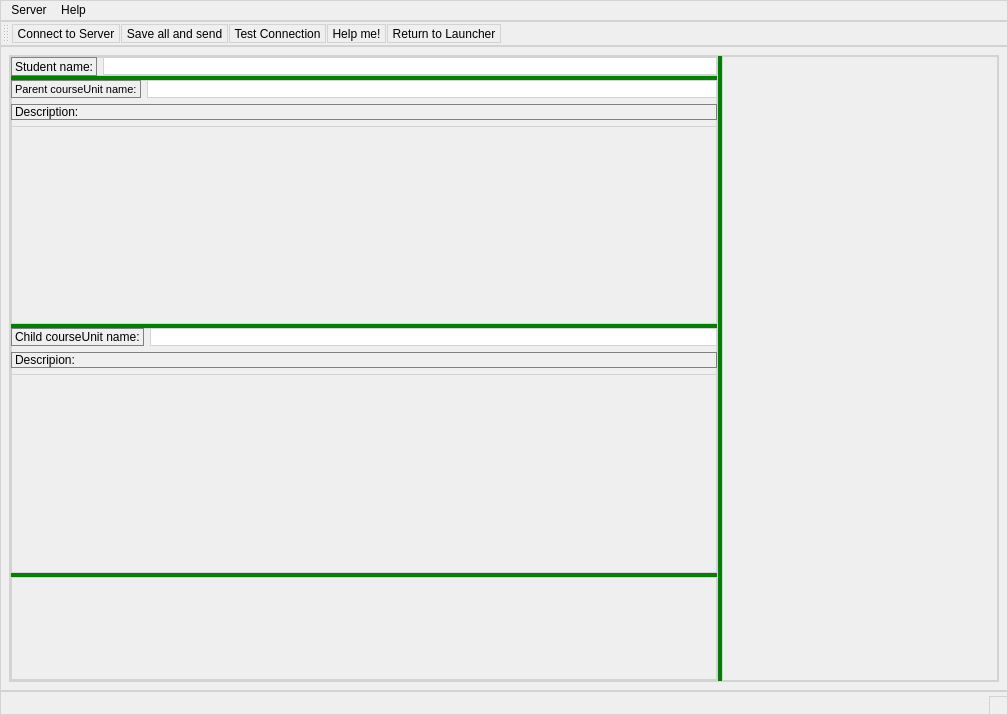
<?xml version="1.0" encoding="UTF-8"?>
<ui version="4.0">
 <class>StudentClient</class>
 <widget class="QMainWindow" name="StudentClient">
  <property name="geometry">
   <rect>
    <x>0</x>
    <y>0</y>
    <width>1008</width>
    <height>715</height>
   </rect>
  </property>
  <property name="windowTitle">
   <string>Student Client</string>
  </property>
  <property name="styleSheet">
   <string notr="true">
QPushButton:pressed {color:red}

QWidget { border: 1px solid lightgray}

QLabel {border: 1px solid gray}
QPushButton {border: 1px solid gray}

QPushButton:hover { border-radius:5px; background:lightgreen}
QLabel:hover { border-radius:5px; background:lightgreen}


QSplitter::handle:horizontal {
  background-color: green;
}

QSplitter::handle:vertical {
    background-color: green;
}</string>
  </property>
  <widget class="QWidget" name="centralwidget">
   <layout class="QVBoxLayout" name="verticalLayout">
    <item>
     <widget class="QSplitter" name="splitter_2">
      <property name="orientation">
       <enum>Qt::Horizontal</enum>
      </property>
      <widget class="QSplitter" name="splitter">
       <property name="orientation">
        <enum>Qt::Vertical</enum>
       </property>
       <widget class="QWidget" name="studentName" native="true">
        <layout class="QHBoxLayout" name="horizontalLayout_3">
         <item>
          <widget class="QLabel" name="label_5">
           <property name="text">
            <string>Student name:</string>
           </property>
          </widget>
         </item>
         <item>
          <widget class="QLineEdit" name="StudentName">
           <property name="enabled">
            <bool>false</bool>
           </property>
           <property name="readOnly">
            <bool>true</bool>
           </property>
          </widget>
         </item>
        </layout>
       </widget>
       <widget class="QWidget" name="parentInfo" native="true">
        <layout class="QVBoxLayout" name="verticalLayout_3">
         <item>
          <layout class="QHBoxLayout" name="horizontalLayout">
           <item>
            <widget class="QLabel" name="label">
             <property name="font">
              <font>
               <pointsize>8</pointsize>
               <weight>50</weight>
               <bold>false</bold>
              </font>
             </property>
             <property name="text">
              <string>Parent courseUnit name:</string>
             </property>
            </widget>
           </item>
           <item>
            <widget class="QLineEdit" name="parentCu">
             <property name="enabled">
              <bool>false</bool>
             </property>
             <property name="readOnly">
              <bool>true</bool>
             </property>
            </widget>
           </item>
          </layout>
         </item>
         <item>
          <widget class="QLabel" name="label_2">
           <property name="text">
            <string>Description:</string>
           </property>
          </widget>
         </item>
         <item>
          <widget class="QTextEdit" name="parentDescr">
           <property name="enabled">
            <bool>false</bool>
           </property>
           <property name="readOnly">
            <bool>true</bool>
           </property>
          </widget>
         </item>
        </layout>
       </widget>
       <widget class="QWidget" name="childInfo" native="true">
        <layout class="QVBoxLayout" name="verticalLayout_2">
         <item>
          <layout class="QHBoxLayout" name="horizontalLayout_2">
           <item>
            <widget class="QLabel" name="label_3">
             <property name="text">
              <string>Child courseUnit name:</string>
             </property>
            </widget>
           </item>
           <item>
            <widget class="QLineEdit" name="childCu">
             <property name="enabled">
              <bool>false</bool>
             </property>
             <property name="readOnly">
              <bool>true</bool>
             </property>
            </widget>
           </item>
          </layout>
         </item>
         <item>
          <widget class="QLabel" name="label_4">
           <property name="text">
            <string>Descripion:</string>
           </property>
          </widget>
         </item>
         <item>
          <widget class="QTextEdit" name="childDescr">
           <property name="enabled">
            <bool>false</bool>
           </property>
           <property name="readOnly">
            <bool>true</bool>
           </property>
          </widget>
         </item>
        </layout>
       </widget>
       <widget class="SkillsFlower" name="flower" native="true">
        <property name="minimumSize">
         <size>
          <width>100</width>
          <height>100</height>
         </size>
        </property>
       </widget>
      </widget>
      <widget class="CourseUnitViewer" name="courseUnitViewer" native="true">
       <property name="minimumSize">
        <size>
         <width>100</width>
         <height>100</height>
        </size>
       </property>
      </widget>
     </widget>
    </item>
   </layout>
  </widget>
  <widget class="QMenuBar" name="menubar">
   <property name="geometry">
    <rect>
     <x>0</x>
     <y>0</y>
     <width>1008</width>
     <height>28</height>
    </rect>
   </property>
   <widget class="QMenu" name="menuServer">
    <property name="title">
     <string>Server</string>
    </property>
    <addaction name="actionChange_Server"/>
    <addaction name="actionTest_Connection"/>
    <addaction name="actionSave_all_and_send"/>
   </widget>
   <widget class="QMenu" name="menuHelp">
    <property name="title">
     <string>Help</string>
    </property>
    <addaction name="actionHelp_me"/>
    <addaction name="actionReturn_to_Launcher"/>
   </widget>
   <addaction name="menuServer"/>
   <addaction name="menuHelp"/>
  </widget>
  <widget class="QStatusBar" name="statusbar"/>
  <widget class="QToolBar" name="toolBar">
   <property name="windowTitle">
    <string>toolBar</string>
   </property>
   <attribute name="toolBarArea">
    <enum>TopToolBarArea</enum>
   </attribute>
   <attribute name="toolBarBreak">
    <bool>false</bool>
   </attribute>
   <addaction name="actionChange_Server"/>
   <addaction name="actionSave_all_and_send"/>
   <addaction name="actionTest_Connection"/>
   <addaction name="actionHelp_me"/>
   <addaction name="actionReturn_to_Launcher"/>
  </widget>
  <action name="actionChange_Server">
   <property name="text">
    <string>Connect to Server</string>
   </property>
  </action>
  <action name="actionHelp_me">
   <property name="text">
    <string>Help me!</string>
   </property>
  </action>
  <action name="actionTest_Connection">
   <property name="text">
    <string>Test Connection</string>
   </property>
  </action>
  <action name="actionSave_all_and_send">
   <property name="text">
    <string>Save all and send</string>
   </property>
  </action>
  <action name="actionReturn_to_Launcher">
   <property name="text">
    <string>Return to Launcher</string>
   </property>
  </action>
 </widget>
 <customwidgets>
  <customwidget>
   <class>SkillsFlower</class>
   <extends>QWidget</extends>
   <header>SkillsFlower/skillsflower.h</header>
   <container>1</container>
  </customwidget>
  <customwidget>
   <class>CourseUnitViewer</class>
   <extends>QWidget</extends>
   <header>CourseUnitViewer/courseunitviewer.h</header>
   <container>1</container>
  </customwidget>
 </customwidgets>
 <resources/>
 <connections/>
</ui>
